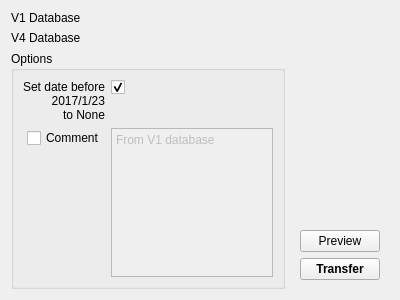
<?xml version="1.0" encoding="UTF-8"?>
<ui version="4.0">
 <class>DbConvert_V1ToV4</class>
 <widget class="QWidget" name="DbConvert_V1ToV4">
  <property name="geometry">
   <rect>
    <x>0</x>
    <y>0</y>
    <width>400</width>
    <height>300</height>
   </rect>
  </property>
  <property name="windowTitle">
   <string notr="true">DbConvert_V1ToV4</string>
  </property>
  <layout class="QVBoxLayout" name="verticalLayout_2">
   <item>
    <layout class="QHBoxLayout" name="horizontalLayout">
     <item>
      <widget class="QLabel" name="label">
       <property name="text">
        <string>V1 Database</string>
       </property>
      </widget>
     </item>
     <item>
      <widget class="FileSelector" name="v1DatabaseFileSelector" native="true">
       <property name="sizePolicy">
        <sizepolicy hsizetype="Expanding" vsizetype="Preferred">
         <horstretch>0</horstretch>
         <verstretch>0</verstretch>
        </sizepolicy>
       </property>
      </widget>
     </item>
    </layout>
   </item>
   <item>
    <layout class="QHBoxLayout" name="horizontalLayout_2">
     <item>
      <widget class="QLabel" name="label_2">
       <property name="text">
        <string>V4 Database</string>
       </property>
      </widget>
     </item>
     <item>
      <widget class="FileSelector" name="v4DatabaseFileSelector" native="true">
       <property name="sizePolicy">
        <sizepolicy hsizetype="Expanding" vsizetype="Preferred">
         <horstretch>0</horstretch>
         <verstretch>0</verstretch>
        </sizepolicy>
       </property>
      </widget>
     </item>
    </layout>
   </item>
   <item>
    <layout class="QHBoxLayout" name="horizontalLayout_3">
     <item>
      <widget class="QGroupBox" name="groupBox">
       <property name="sizePolicy">
        <sizepolicy hsizetype="Expanding" vsizetype="Expanding">
         <horstretch>0</horstretch>
         <verstretch>0</verstretch>
        </sizepolicy>
       </property>
       <property name="title">
        <string>Options</string>
       </property>
       <layout class="QFormLayout" name="formLayout">
        <property name="labelAlignment">
         <set>Qt::AlignRight|Qt::AlignTrailing|Qt::AlignVCenter</set>
        </property>
        <property name="formAlignment">
         <set>Qt::AlignLeading|Qt::AlignLeft|Qt::AlignVCenter</set>
        </property>
        <item row="0" column="0">
         <widget class="QLabel" name="label_3">
          <property name="toolTip">
           <string>For V1 database, you cannot set the &quot;date&quot; property of a project to &quot;None&quot;.
Thus, by default, GUI before v0.3.0 would set the date value to 2017/1/23.
Check this option to treat dates before 2017/1/23 as &quot;None&quot;.</string>
          </property>
          <property name="whatsThis">
           <string>For V1 database, you cannot set the &quot;date&quot; property&lt;br&gt;
of a project to &quot;None&quot;. Thus, the default GUI would&lt;br&gt;
set the default value to 2017/1/23.&lt;br&gt;
Check this option to treat dates before 2017/1/23&lt;br&gt;
to &quot;None&quot;.&lt;br&gt;</string>
          </property>
          <property name="text">
           <string>Set date before&lt;br&gt;2017/1/23&lt;br&gt;to None</string>
          </property>
          <property name="alignment">
           <set>Qt::AlignRight|Qt::AlignTrailing|Qt::AlignVCenter</set>
          </property>
         </widget>
        </item>
        <item row="0" column="1">
         <widget class="QCheckBox" name="setDateNoneCheckBox">
          <property name="text">
           <string/>
          </property>
          <property name="checked">
           <bool>true</bool>
          </property>
         </widget>
        </item>
        <item row="1" column="1">
         <widget class="QPlainTextEdit" name="commentTextEdit">
          <property name="enabled">
           <bool>false</bool>
          </property>
          <property name="plainText">
           <string notr="true">From V1 database</string>
          </property>
         </widget>
        </item>
        <item row="1" column="0">
         <widget class="QCheckBox" name="commentCheckBox">
          <property name="text">
           <string>Comment</string>
          </property>
         </widget>
        </item>
       </layout>
      </widget>
     </item>
     <item>
      <widget class="QWidget" name="widget_3" native="true">
       <layout class="QVBoxLayout" name="verticalLayout">
        <item>
         <spacer name="verticalSpacer">
          <property name="orientation">
           <enum>Qt::Vertical</enum>
          </property>
          <property name="sizeHint" stdset="0">
           <size>
            <width>20</width>
            <height>40</height>
           </size>
          </property>
         </spacer>
        </item>
        <item>
         <widget class="QPushButton" name="previewButton">
          <property name="text">
           <string>Preview</string>
          </property>
         </widget>
        </item>
        <item>
         <widget class="QPushButton" name="transferButton">
          <property name="font">
           <font>
            <bold>true</bold>
           </font>
          </property>
          <property name="text">
           <string>Transfer</string>
          </property>
         </widget>
        </item>
       </layout>
      </widget>
     </item>
    </layout>
   </item>
  </layout>
 </widget>
 <customwidgets>
  <customwidget>
   <class>FileSelector</class>
   <extends>QWidget</extends>
   <header>ui.shared.fileSelector</header>
   <container>1</container>
  </customwidget>
 </customwidgets>
 <resources/>
 <connections>
  <connection>
   <sender>commentCheckBox</sender>
   <signal>toggled(bool)</signal>
   <receiver>commentTextEdit</receiver>
   <slot>setEnabled(bool)</slot>
   <hints>
    <hint type="sourcelabel">
     <x>68</x>
     <y>146</y>
    </hint>
    <hint type="destinationlabel">
     <x>197</x>
     <y>208</y>
    </hint>
   </hints>
  </connection>
 </connections>
</ui>
